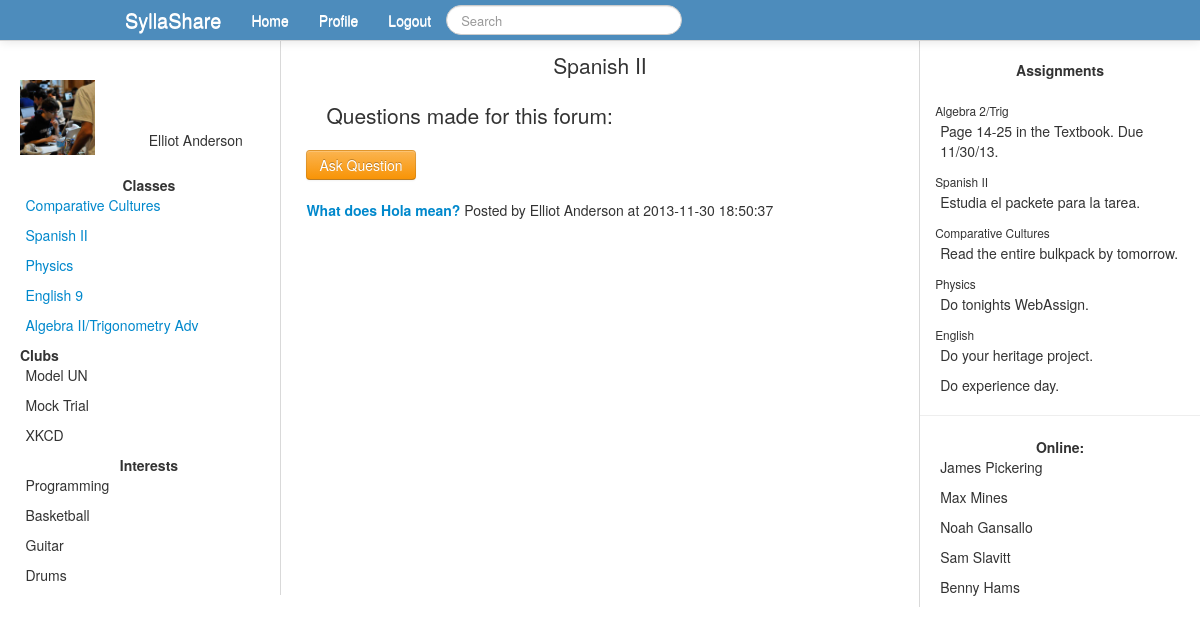
Screenshot of /forum.php?id=8 (signed in) with the database file from the repository.
### tables this page shows
CREATE TABLE `users` (
  `id` int(11) NOT NULL AUTO_INCREMENT,
  `firstname` varchar(40) NOT NULL,
  `lastname` varchar(40) NOT NULL,
  `email` varchar(255) NOT NULL,
  `password` varchar(36) NOT NULL,
  `activated` int(1) NOT NULL DEFAULT '0',
  `code` int(8) NOT NULL,
  `grade` int(2) NOT NULL,
  PRIMARY KEY (`id`)
);

CREATE TABLE `class` (
  `id` int(11) NOT NULL AUTO_INCREMENT,
  `classid` int(11) NOT NULL,
  `userid` int(11) NOT NULL,
  PRIMARY KEY (`id`)
);

CREATE TABLE `classes` (
  `id` int(11) NOT NULL AUTO_INCREMENT,
  `name` varchar(60) NOT NULL,
  PRIMARY KEY (`id`)
);

CREATE TABLE `forumposts` (
  `id` int(11) NOT NULL AUTO_INCREMENT,
  `poster` int(11) NOT NULL,
  `classid` int(11) NOT NULL,
  `question` varchar(200) NOT NULL,
  `content` varchar(5000) NOT NULL,
  `timeposted` datetime NOT NULL,
  PRIMARY KEY (`id`)
);

### forum.php (the view, shortened to what this page needs)
<?php
include_once('database.php');
$userid = $_SESSION['id'];
$pageid = $_GET['id'];
$getuserinfo = "SELECT * FROM users WHERE id=$userid";
$getuserrun = mysqli_query($connect, $getuserinfo);
while ($row = mysqli_fetch_assoc($getuserrun)){
	$firstname = $row['firstname'];
	$lastname = $row['lastname'];
}
include_once('header.php');
?>
<div class="span6">
<h1 class="lead">
<center>
<?php
$thequery = "SELECT * FROM classes WHERE id=$pageid";
$therun = mysqli_query($connect, $thequery);
while ($row = mysqli_fetch_assoc($therun)){
	$pageclassname = $row['name'];
}
echo $pageclassname;
?>
</center>
</h1>
<p class="lead">
<?php
echo 'Questions made for this forum: <br />';
echo '<form action="forum.php?id='.$pageid.'" method="POST">
<input type="hidden" name="askquestion" /><input type="submit" value="Ask Question" class="btn btn-warning" />
</form>';
$getforums = "SELECT id,poster,question,timeposted FROM forumposts WHERE classid=$pageid";
$runforums = mysqli_query($connect, $getforums);
while ($row = mysqli_fetch_assoc($runforums)){
	$postid = $row['id'];
	$poster = $row['poster'];
	$question = $row['question'];
	$timeposted = $row['timeposted'];
	$getuserinfo = "SELECT firstname,lastname FROM users WHERE id=$poster";
	$getuserinfor = mysqli_query($connect, $getuserinfo);
	while ($row2 = mysqli_fetch_assoc($getuserinfor)){
		$firstname = $row2['firstname'];
		$lastname = $row2['lastname'];
		$questionname = $firstname.' '.$lastname;
	}
	echo '<b><a href="question.php?id='.$postid.'">'.$question.'</a></b>
	Posted by '.$questionname.'
	at '.$timeposted.'<br />';
}
?>
</p>
</div>
<?php
include_once('rightbar.php');
?>

### header.php (shortened to what this page needs)
<!DOCTYPE html>
<html lang="en">
<head>
<link href="css/bootstrap.min.css" rel="stylesheet" />
</head>
<body>
<div class="navbar navbar-fixed-top" >
	<div class="navbar-inner">
		<div class="container" >
			<ul class="nav">
				<li>
					<a class="brand" href="#">SyllaShare</a>
				</li>
				<?php
				if (!isset($_SESSION['id'])){
					?>
					<form action="login.php" method="POST" class="navbar-form pull-left">
						<input type="email" name="logemail" placeholder="Email" />
						<input type="password" name="logpassword" placeholder="Password" />
						<input type="submit" value="Log In" />
					</form>
					<?
				} else {
				?>
				<li><a href="home.php">Home</a></li>
				<li><a href="#">Profile</a></li>
				<form class="navbar-search pull-right">
					<input type="text" class="search-query" name="q" placeholder="Search" />
				</form>
				<li><a href="logout.php">Logout</a></li>
				<? }?>
			</ul>
		</div>
	</div>
</div>
<?
if (isset($_SESSION['id'])){
	?>
<br /><br />
<div class="row-fluid" style="height: 100%;">
<div class="span3" style="padding-left: 20px; padding-right: 2px; border-right: 1px solid #d9d9d9;">
<div class="innercontent" >
<br />
<p class="lead">
<div id="pic-right" style="float: right;padding-right: 35px; padding-top: 50px; position: relative; ">
<?php
echo $firstname.' '.$lastname;
?>
</div>
<div class="pic-left" style="position: relative;" >
<img src="propic.jpg" height="75" width="75" />
</div>
<br />
<center>
<b>Classes</b><br />
</center>
<?php
$getclasses = "SELECT * FROM class WHERE userid=$userid";
$runclasses = mysqli_query($connect, $getclasses);
while ($row = mysqli_fetch_assoc($runclasses)){
	$classid = $row['classid'];
	$getclassinfo = "SELECT name FROM classes WHERE id=$classid";
	$runclassinfo = mysqli_query($connect, $getclassinfo);
	while ($row2 = mysqli_fetch_assoc($runclassinfo)){
		$classname = $row2['name'];
	}
	echo '<span class="spanright"><a href="class.php?id='.$classid.'">'.$classname.'</a></span><br />';
}
?>
<b>Clubs</b><br />
<span class="spanright">Model UN</span><br />
<span class="spanright">Mock Trial</span><br />
<span class="spanright">XKCD</span><br />
<br />
<center>
<b>Interests</b><br />
<span class="spanright">Programming</span><br />
<span class="spanright">Basketball</span><br />
<span class="spanright">Guitar</span><br />
<span class="spanright">Drums</span><br />
</center>
</p>
</div>
</div>
<?php
}
?>

### header.php (style rules this page uses)
.navbar-inner { background-color: #4d8cbc; background-image: none; color: #FFFFFF; }
.navbar .nav > li > a { color: #FFFFFF; }
.spanright { text-align: left; padding-right: 4px; }

### rightbar.php (style rules this page uses)
p { padding-left: 20px; }

### rows the page displays
users: firstname "Elliot", lastname "Anderson"
class: classid.name "Comparative Cultures"
class: classid.name "Spanish II"
class: classid.name "Physics"
class: classid.name "English 9"
class: classid.name "Algebra II/Trigonometry Adv"
classes: name "Spanish II"
forumposts: question "What does Hola mean?", users.firstname+lastname "Elliot Anderson", timeposted "2013-11-30 18:50:37"
